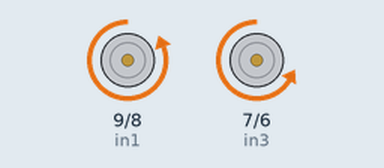
This sketch was run on a simulated Arduino Uno, built with avr-gcc and run on an emulated ATmega328P. Shown: motor-driver pin pairs drawn as motors (green arrow = first pin HIGH = forward, orange = second pin HIGH = backward, longer = more drive, scaled by the enable pin).

Above: at 1.0 s.
At 3.0 s:
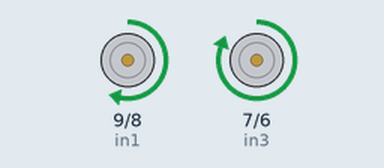
At 5.0 s:
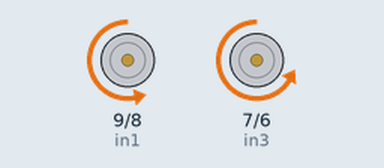
Timing chart, 0 to 7.8 s (numbered marks = the images above):
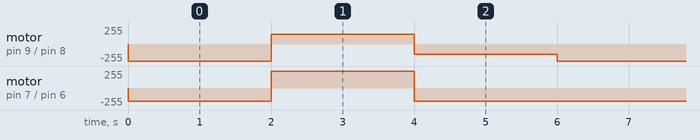

The sketch:

Ex2.ino
```cpp
/*  Arduino DC Motor L298N Module H-bridge DC Motor
    By Chen The Design Maker  chenthedesignmaker.com
*/

//Define all the connections maps to the L298N
#define enA 10
#define in1 9
#define in2 8

#define in3 7
#define in4 6
#define enB 5

class Motor{

    int enablePin;
    int directionPin1;
    int directionPin2;
    public:

    //Method to define the motor pins
    Motor(int ENPin,int dPin1,int dPin2){
      enablePin = ENPin;
      directionPin1 = dPin1;
      directionPin2 = dPin2;
    };

    //Method to drive the motor 0~255 driving forward. -1~-255 driving backward
    Drive(int speed){
    if(speed>=0){
        digitalWrite(directionPin1, LOW);
        digitalWrite(directionPin2, HIGH);
      }
    else{
        digitalWrite(directionPin1, HIGH);
        digitalWrite(directionPin2, LOW);
        speed = - speed;
      }
    analogWrite(enablePin, speed);
    }
  };
  Motor leftMotor = Motor(enA, in1, in2);
  Motor rightMotor = Motor(enB, in3, in4);

void setup() {
  pinMode(enA, OUTPUT);
  pinMode(in1, OUTPUT);
  pinMode(in2, OUTPUT);
  pinMode(enB, OUTPUT);
  pinMode(in3, OUTPUT);
  pinMode(in4, OUTPUT);
  // Set initial direction and speed
  digitalWrite(enA, LOW);
  digitalWrite(enB, LOW);
  digitalWrite(in1, LOW);
  digitalWrite(in2, HIGH);
  digitalWrite(in3, LOW);
  digitalWrite(in4, HIGH);
}


void loop() {

leftMotor.Drive(255);
rightMotor.Drive(200);

delay(2000);

leftMotor.Drive(-150);
rightMotor.Drive(-255);

delay(2000);

leftMotor.Drive(150);
rightMotor.Drive( 150);

delay(2000);


}
```

Measured:
- by itself, motor on pin 9 (in1) / pin 8 (in2): repeats every 6.0 s: forward 150/255 2.0 s, backward 150/255 2.0 s, backward 255/255 2.0 s
- by itself, motor on pin 7 (in3) / pin 6 (in4): repeats every 6.0 s: forward 255/255 2.0 s, backward 200/255 4.0 s
